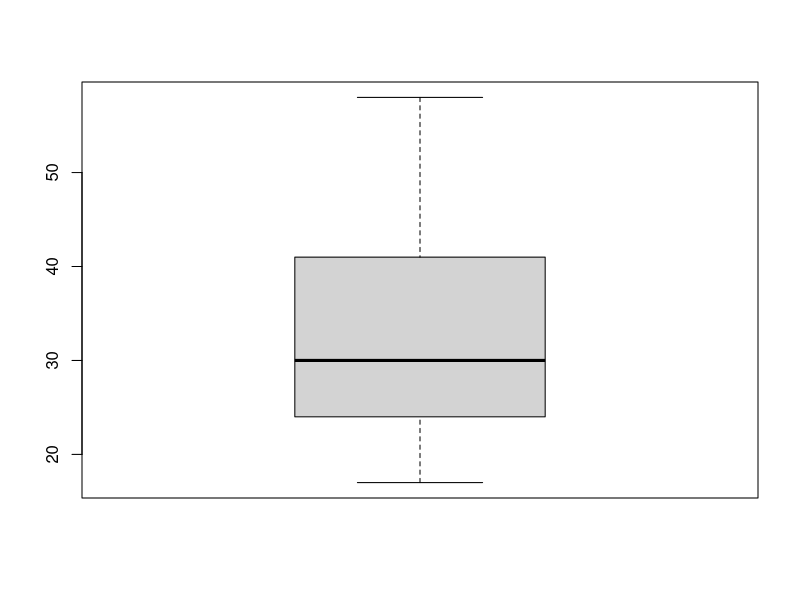

This figure's R source:
x <- c(17,19,20,22,23,25,26,27,28,29,31,33,34,37,40,42,44,48,50,58)
x
# Medidas de tendencia central
mean(x)
median(x)
t <- table(x)
t
max(x)-min(x)
var(x)*19/20
sd(x)
sd(x)/mean(x)
boxplot(x)
quantile(x,c(0.25,0.50,0.75))
choose(3,2)
a <- c('c1','c2','x1','x2','x3')
combn(a,3)
